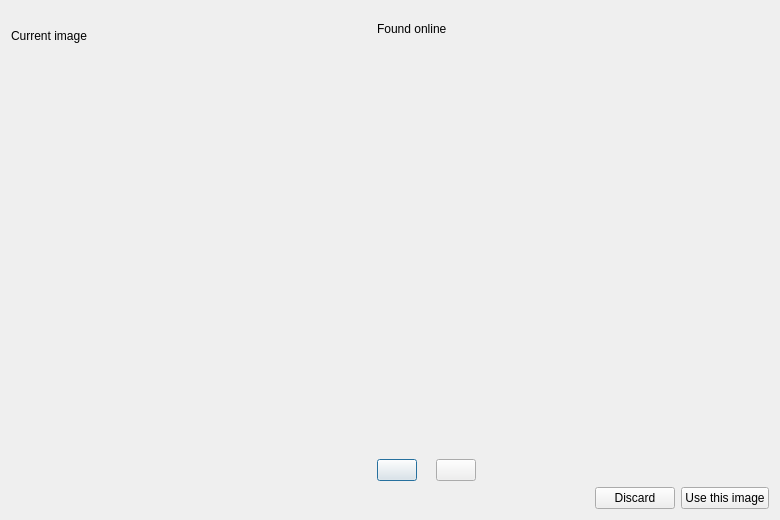
<?xml version="1.0" encoding="UTF-8"?>
<ui version="4.0">
<class>coverCompareDialog</class>
<widget class="QDialog" name="coverCompareDialog">
<property name="geometry"><rect><x>0</x><y>0</y><width>780</width><height>520</height></rect></property>
<property name="windowTitle"><string>Compare album image</string></property>
<layout class="QVBoxLayout" name="coverCompareDialogLayout"><item><layout class="QHBoxLayout" name="coverCompareColumns"><item><layout class="QVBoxLayout" name="coverCompareCurrentColumn"><item><widget class="QLabel" name="coverCompareCurrentTitle"><property name="text"><string>Current image</string></property></widget></item><item><widget class="QLabel" name="coverCompareCurrent"><property name="minimumSize"><size><width>360</width><height>360</height></size></property><property name="alignment"><set>Qt::AlignmentFlag::AlignCenter</set></property><property name="text"><string></string></property></widget></item><item><widget class="QLabel" name="coverCompareCurrentInfo"><property name="wordWrap"><bool>true</bool></property><property name="text"><string></string></property></widget></item></layout></item><item><layout class="QVBoxLayout" name="coverCompareFoundColumn"><item><widget class="QLabel" name="coverCompareFoundTitle"><property name="text"><string>Found online</string></property></widget></item><item><widget class="QLabel" name="coverCompareFound"><property name="minimumSize"><size><width>360</width><height>360</height></size></property><property name="alignment"><set>Qt::AlignmentFlag::AlignCenter</set></property><property name="text"><string></string></property></widget></item><item><widget class="QLabel" name="coverCompareFoundInfo"><property name="wordWrap"><bool>true</bool></property><property name="text"><string></string></property></widget></item><item><layout class="QHBoxLayout" name="coverCompareBrowse"><item><widget class="QPushButton" name="coverComparePrevious"><property name="text"><string></string></property><property name="icon"><iconset><normaloff>../assets/move-left.svg</normaloff>../assets/move-left.svg</iconset></property></widget></item><item><widget class="QLabel" name="coverComparePosition"><property name="text"><string></string></property></widget></item><item><widget class="QPushButton" name="coverCompareNext"><property name="text"><string></string></property><property name="icon"><iconset><normaloff>../assets/move-right.svg</normaloff>../assets/move-right.svg</iconset></property></widget></item><item><spacer name="coverCompareBrowseSpacer"><property name="orientation"><enum>Qt::Orientation::Horizontal</enum></property><property name="sizeHint" stdset="0"><size><width>40</width><height>20</height></size></property></spacer></item></layout></item></layout></item></layout></item><item><layout class="QHBoxLayout" name="coverCompareButtons"><item><spacer name="coverCompareButtonsSpacer"><property name="orientation"><enum>Qt::Orientation::Horizontal</enum></property><property name="sizeHint" stdset="0"><size><width>40</width><height>20</height></size></property></spacer></item><item><widget class="QPushButton" name="coverCompareDiscard"><property name="text"><string>Discard</string></property></widget></item><item><widget class="QPushButton" name="coverCompareApprove"><property name="text"><string>Use this image</string></property></widget></item></layout></item></layout>
</widget>
<resources/>
<connections/>
</ui>
